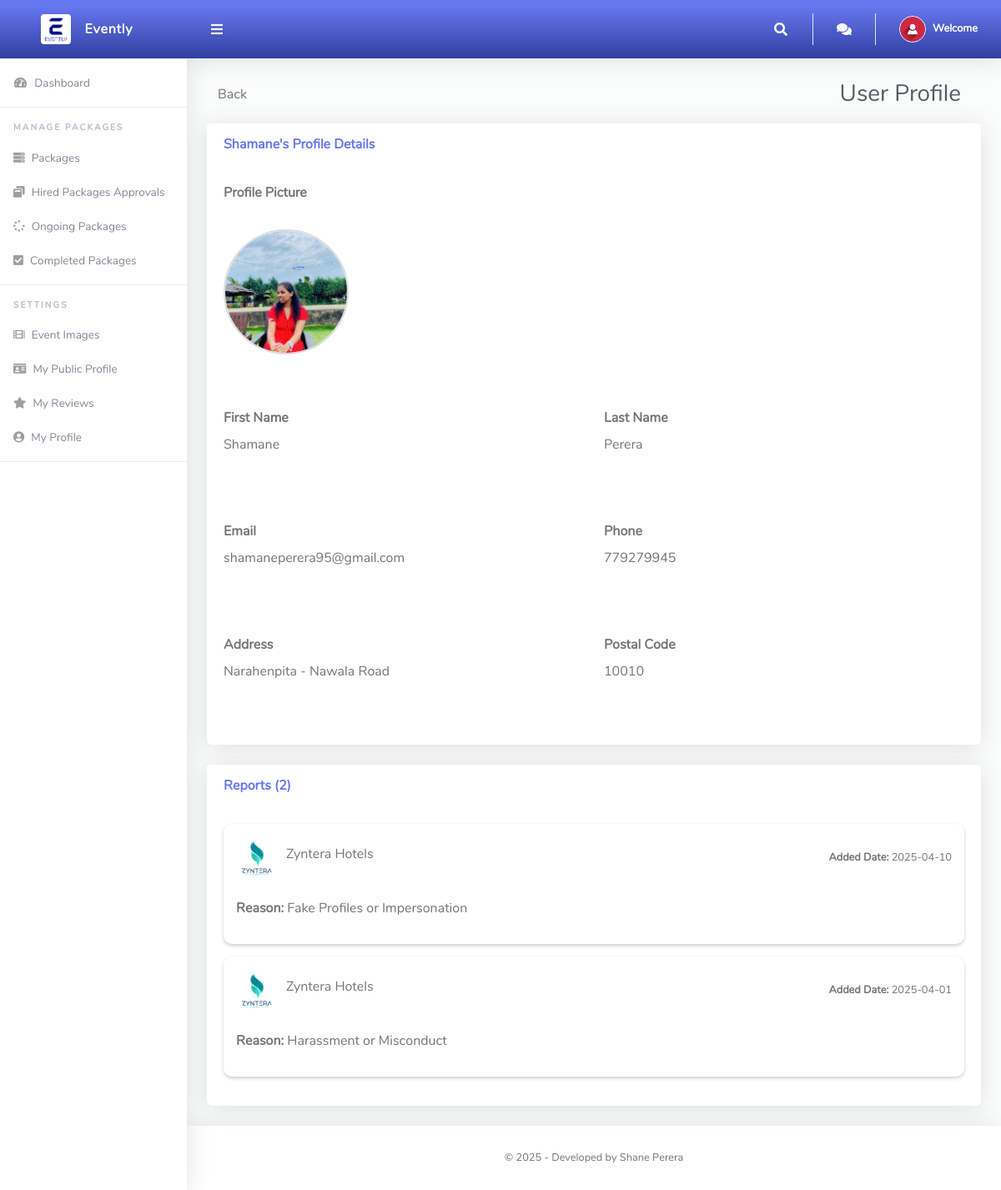
The page /Vendors/UserProfile.php?ID=5 on the database its author committed.
### tables this page shows
CREATE TABLE `allusers` (
  `ID` int(200) NOT NULL,
  `Firstname` varchar(200) NOT NULL,
  `Lastname` varchar(200) NOT NULL,
  `Email` varchar(200) NOT NULL,
  `Phone` int(200) NOT NULL,
  `ProfilePic` varchar(200) NOT NULL,
  `Address` varchar(200) NOT NULL,
  `Postalcode` int(200) NOT NULL,
  `Vendortype` varchar(200) NOT NULL,
  `Userrole` varchar(200) NOT NULL,
  `Password` varchar(200) NOT NULL
);

CREATE TABLE `userreports` (
  `ID` int(200) NOT NULL,
  `VendorID` int(200) NOT NULL,
  `UserID` int(200) NOT NULL,
  `Reason` varchar(500) NOT NULL,
  `AddedDate` date NOT NULL
);

### Vendors/UserProfile.php (the view, shortened to what this page needs)
<?php
include '../Includes/dbcon.php';
$userId = isset($_GET['ID']) ? $_GET['ID'] : null;
$query = "SELECT * FROM allusers WHERE ID = '$userId'";
$result = $conn->query($query);
if ($result->num_rows > 0) {
    $row = $result->fetch_assoc();
    $Firstname = $row['Firstname'];
    $Lastname = $row['Lastname'];
    $Email = $row['Email'];
    $Phone = $row['Phone'];
    $Profilepic = $row['ProfilePic'];
    $Address = !empty($row['Address']) ? $row['Address'] : '-';
	  $Postalcode = !empty($row['Postalcode']) ? $row['Postalcode'] : '-';
}
else {
	die("user not found");
}
$reportQuery = "SELECT r.*, u.Firstname AS VendorFirstname, u.Lastname AS VendorLastname, u.ProfilePic AS VendorProfilePic
                FROM userreports r
                JOIN allusers u ON r.VendorID = u.ID
                WHERE r.UserID = '$userId'
                ORDER BY r.AddedDate DESC";
$reportResult = $conn->query($reportQuery);
$reportCount = $reportResult->num_rows;
?>
<!DOCTYPE html>
<html lang="en">
<head>
  <link href="../vendor/fontawesome-free/css/all.min.css" rel="stylesheet" type="text/css">
  <link href="../vendor/bootstrap/css/bootstrap.min.css" rel="stylesheet" type="text/css">
  <link href="css/ruang-admin.min.css" rel="stylesheet">
</head>
<body id="page-top">
  <div id="wrapper">
      <?php include "Includes/sidebar.php";?>
    <div id="content-wrapper" class="d-flex flex-column">
      <div id="content">
       <?php include "Includes/topbar.php";?>
        <div class="container-fluid" id="container-wrapper">
        <div class="col-xl-12 d-flex flex-row align-items-center form-group row mb-3 justify-content-between" align="left">
			<a href="javascript:history.back();"><button type="submit" name="save" class="btn btn-cancel">Back</button></a>
            <h1 class="h3 mb-0 text-gray-800">User Profile</h1>
          </div>
          <div class="row">
            <div class="col-lg-12">
              <div class="card mb-4">
                <div class="card-header py-3 d-flex flex-row align-items-center justify-content-between">
                <h6 class="m-0 font-weight-bold text-primary"><?php echo $Firstname; ?>'s Profile Details</h6>
                </div>
                <div class="card-body" align="center">
					<form method="Post" action="">
					<div class="form-group row mb-3">
						<div class="col-xl-6" align="left">
                        <label class="form-control-label"><b>Profile Picture</b></label>
						<br>
						<br>
            <img src="<?php echo ($Profilepic && file_exists($Profilepic)) ? $Profilepic : 'img/user-icn.png'; ?>" class="profile-pic">
                        </div>
						</div>
					  	<br>
					  	<br>
                  <div class="form-group row mb-3">
						<div class="col-xl-6" align="left">
                        <label class="form-control-label"><b>First Name</b></label>
						<br>
						<label class="form-control-label"><?php echo $Firstname;?></label>
                        </div>
						<br>
					 	<br>
					  	<br>
					  	<br>
						<div class="col-xl-6" align="left">
                        <label class="form-control-label"><b>Last Name</b></label>
						<br>
                        <label class="form-control-label"><?php echo $Lastname;?></label>
                        </div>
						</div>
						<br>
					<div class="form-group row mb-3">
						<div class="col-xl-6" align="left">
                        <label class="form-control-label"><b>Email</b></label>
						<br>
                        <label class="form-control-label"><?php echo $Email;?></label>
                        </div>
						<br>
					 	<br>
					  	<br>
					  	<br>
						<div class="col-xl-6" align="left">
                        <label class="form-control-label"><b>Phone</b></label>
						<br>
                        <label class="form-control-label"><?php echo $Phone;?></label>
                        </div>
						</div>
						<br>
					<div class="form-group row mb-3">
						<div class="col-xl-6" align="left">
                        <label class="form-control-label"><b>Address</b></label>
						<br>
                        <label class="form-control-label"><?php echo $Address;?></label>
                        </div>
						<br>
					 	<br>
					  	<br>
					  	<br>
						<div class="col-xl-6" align="left">
                        <label class="form-control-label"><b>Postal Code</b></label>
						<br>
                        <label class="form-control-label"><?php echo $Postalcode;?></label>
                        </div>
						</div>
					</form>
                </div>
              </div>
          </div>
        </div>
        <div class="row">
            <div class="col-lg-12">
              <div class="card mb-4">
                <div class="card-header py-3 d-flex flex-row align-items-center justify-content-between">
                  <h6 class="m-0 font-weight-bold text-primary">Reports (<?php echo $reportCount; ?>)</h6>
                </div>
                <div class="card-body">
                <?php if ($reportResult->num_rows > 0) { ?>
                    <?php while ($report = $reportResult->fetch_assoc()) { ?>
                      <div class="report-card">
                        <div class="report-header">
                          <div class="report-info">
                            <img src="<?php echo ($report['VendorProfilePic'] && file_exists($report['VendorProfilePic'])) ? $report['VendorProfilePic'] : 'img/user-icn.png'; ?>">
                            <h6><?php echo $report['VendorFirstname'] . ' ' . $report['VendorLastname']; ?></h6>
                          </div>
                          <small><strong>Added Date:</strong> <?php echo $report['AddedDate']; ?></small>
                        </div>
                        <br>
                        <p><strong>Reason:</strong> <?php echo $report['Reason']; ?></p>
                      </div>
                    <?php } ?>
                  <?php } else { ?>
                    <p>No reports found.</p>
                  <?php } ?>
                </div>
              </div>
            </div>
          </div>
      </div>
       <?php include "Includes/footer.php";?>
    </div>
  </div>
</body>
</html>

### Vendors/UserProfile.php (style rules this page uses)
.profile-pic { width: 150px; height: 150px; border-radius: 50%; object-fit: cover; border: 2px solid #ddd ; }
.report-card { background: #fff; padding: 15px; border-radius: 10px; box-shadow: 0px 2px 4px rgba(0, 0, 0, 0.2); margin-bottom: 15px; }
.report-header { display: flex; align-items: center; justify-content: space-between; }
.report-info { display: flex; align-items: center; }
.report-info img { width: 50px; height: 50px; border-radius: 50%; object-fit: cover; margin-right: 10px; }
.profile-pic { width: 150px; height: 150px; border-radius: 50%; object-fit: cover; border: 2px solid #ddd; }

### rows shown on the page
allusers: Firstname "Shamane", ProfilePic (picture), Lastname "Perera", Email "shamaneperera95@gmail.com", Phone "779279945", Address "Narahenpita - Nawala Road", Postalcode "10010"
userreports: allusers.ProfilePic (picture), allusers.Firstname "Zyntera", allusers.Lastname "Hotels", AddedDate "2025-04-10", Reason "Fake Profiles or Impersonation"
userreports: allusers.ProfilePic (picture), allusers.Firstname "Zyntera", allusers.Lastname "Hotels", AddedDate "2025-04-01", Reason "Harassment or Misconduct"

### other values the page prints
$reportCount "2"
